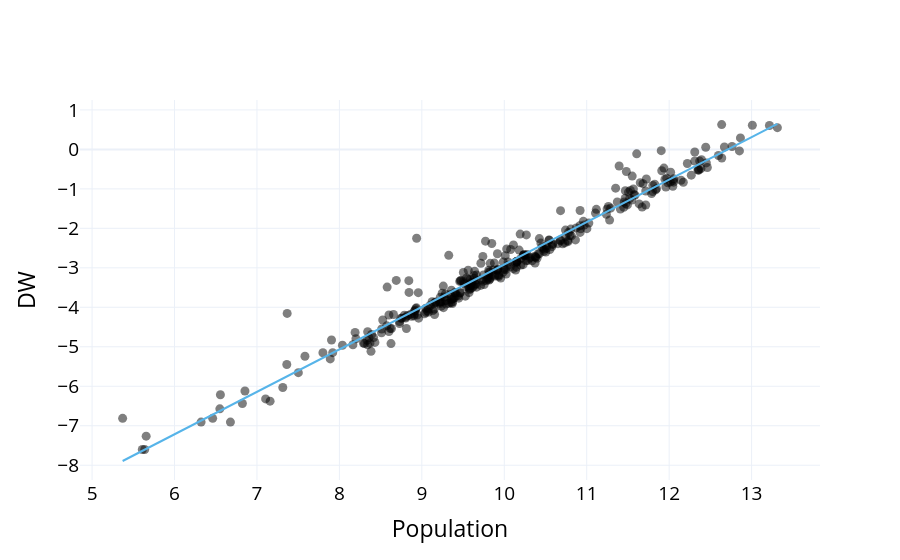

Notebook cell for this chart:
### Code cell
# log log exploratorio solo para 2017 (unir con datos que están en df_model2, ie los datos socioeconómicos)

# 2017
fig1= px.scatter(df_model1log_2017,x='Log_Pop',y='Log_DW',trendline='ols',hover_data='nom_com')

fig_final = go.Figure()
# Añadir solo los puntos del primer gráfico (negros)
fig_final.add_trace(
    go.Scatter(
        x=fig1.data[0].x,
        y=fig1.data[0].y,
        mode='markers',
        marker=dict(color='black',size=9,opacity=0.5),
        hoverinfo='text',
        hovertext=df_model1log_2017['nom_com'],  # Asegúrate de que esto funcione con tus datos
    )
)

fig_final.add_trace(go.Scatter(x=fig1.data[1].x, y=fig1.data[1].y, 
                               line=dict(color='#56B4E9', width=2), name=''))

fig_final.update_layout(font=dict(size=19, color='black'),showlegend=False,template='plotly_white',xaxis=dict(title=dict(text='Population')),yaxis=dict(title=dict(text='DW')))

fig_final.show()

results = px.get_trendline_results(fig1)
print('n,m trendline',results.iloc[0]['px_fit_results'].params)
#print(results.iloc[0]['px_fit_results'].summary())
print("\nR-cuadrado:", results.iloc[0]['px_fit_results'].rsquared)
print("\beta:",results.iloc[0]['px_fit_results'].params[1])


# 2017
fig1= px.scatter(df_model2,x='Log_Pop',y='Log_DW',trendline='ols',hover_data='nom_com')

fig_final = go.Figure()
# Añadir solo los puntos del primer gráfico (negros)
fig_final.add_trace(
    go.Scatter(
        x=fig1.data[0].x,
        y=fig1.data[0].y,
        mode='markers',
        marker=dict(color='black',size=9,opacity=0.5),
        hoverinfo='text',
        hovertext=df_model2['nom_com'],  # Asegúrate de que esto funcione con tus datos
    )
)

fig_final.add_trace(go.Scatter(x=fig1.data[1].x, y=fig1.data[1].y, 
                               line=dict(color='#56B4E9', width=2), name=''))

fig_final.update_layout(font=dict(size=19, color='black'),showlegend=False,template='plotly_white',xaxis=dict(title=dict(text='Population')),yaxis=dict(title=dict(text='DW')))

fig_final.show()

results = px.get_trendline_results(fig1)
print('n,m trendline',results.iloc[0]['px_fit_results'].params)
#print(results.iloc[0]['px_fit_results'].summary())
print("\nR-cuadrado:", results.iloc[0]['px_fit_results'].rsquared)
print("\beta:",results.iloc[0]['px_fit_results'].params[1])

### Figure 1 — Plotly figure (JSON) as saved in the notebook; plotly's stock layout.template omitted (floating-point values rounded to 4 significant figures; data arrays with more than 128 entries replaced by an {"elided": "..."} marker saying what was removed)
{"data": [{"hoverinfo": "text", "hovertext": {"elided": "343 str values"}, "marker": {"color": "black", "opacity": 0.5, "size": 9}, "mode": "markers", "type": "scatter", "x": {"elided": "343 float values"}, "y": {"elided": "343 float values"}}, {"line": {"color": "#56B4E9", "width": 2}, "name": "", "type": "scatter", "x": {"elided": "343 float values"}, "y": {"elided": "343 float values"}}], "layout": {"font": {"color": "black", "size": 19}, "showlegend": false, "xaxis": {"title": {"text": "Population"}}, "yaxis": {"title": {"text": "DW"}}}}
